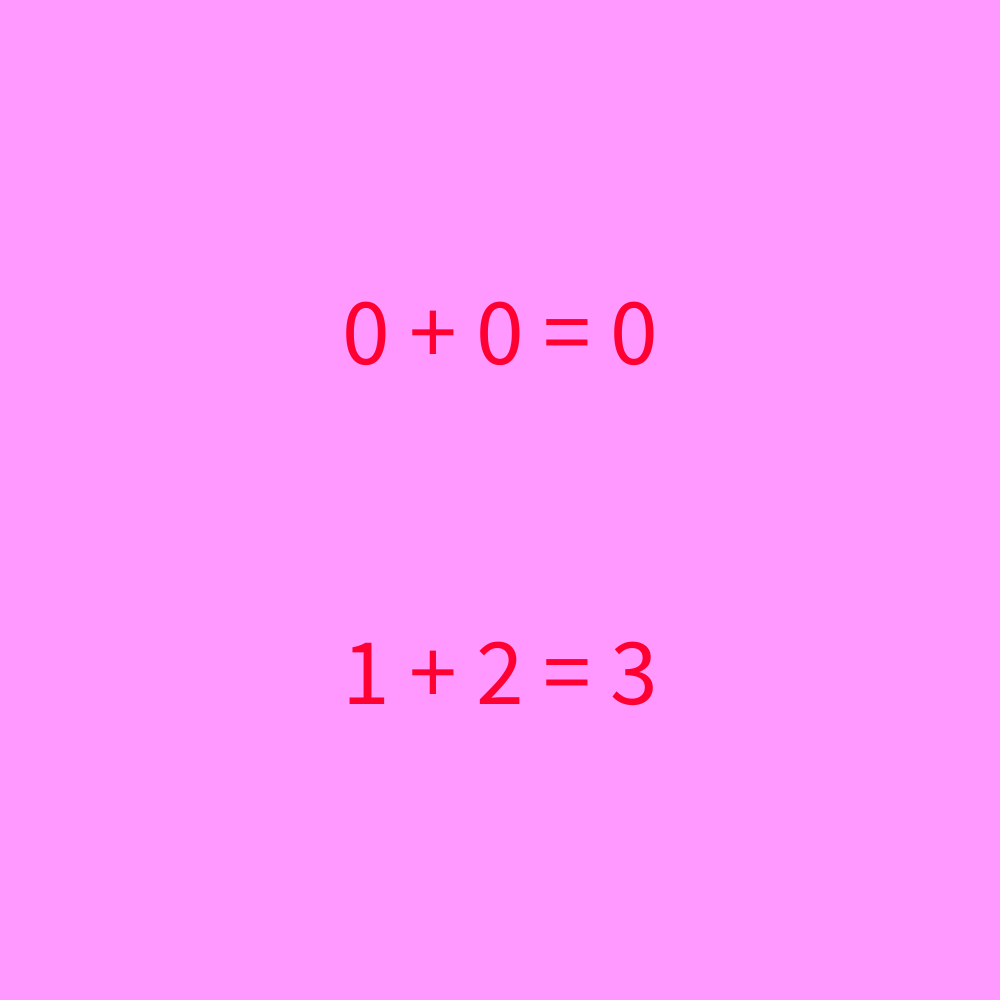
Frame 1 (no input)
Frame 60 (the mouse pressed at the canvas centre just before this capture): identical to frame 1, image omitted
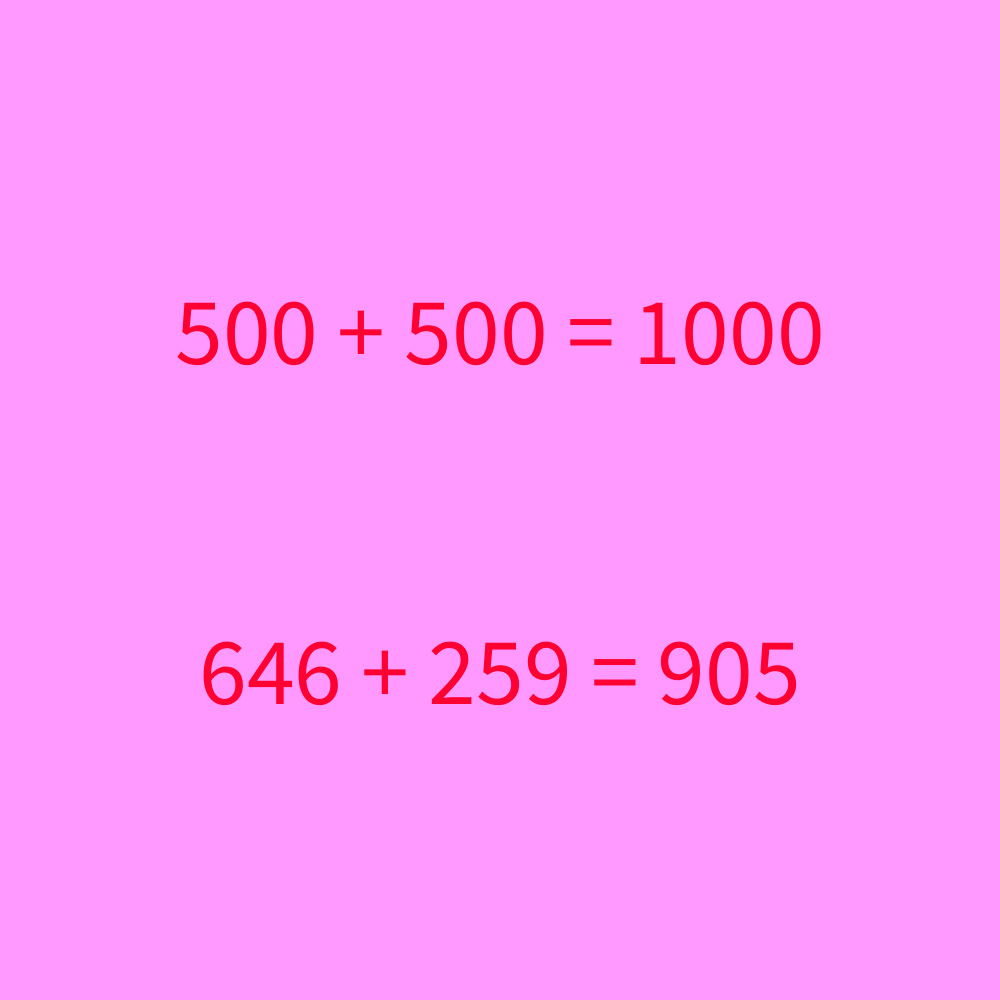
Frame 120 (the mouse held since frame 60 and released just before this capture)

The Processing sketch that drew these frames (run headless with seeded random() and noise(); from frame 60 on, the mouse is pressed at the canvas centre):

// Processing sketch: week4_addition
// ── week4_addition.pde
int x, y, sum;
String sum1, sum2;
int n1, n2;
void setup (){
  size(1000, 1000);
  n1 = 1;
  n2 = 2;
}

void draw(){
  //println(sum(mouseX, mouseY));
  sum1 = mouseX + " + " + mouseY + " = " + sum(mouseX, mouseY);
  sum2 = n1 + " + " + n2 + " = " + sum(n1, n2);
  background(#FF99FF);
  textAlign (CENTER, CENTER);
  textSize(96);
  fill(#FF0033);
  text(sum1, width/2, height*.33);
  text(sum2, width/2, height*.67);
}

void mousePressed(){
  n1 = int(random(0,1000));
  n2 = int(random(0,1000));
}

int sum (int x, int y){
  return x + y;
}
